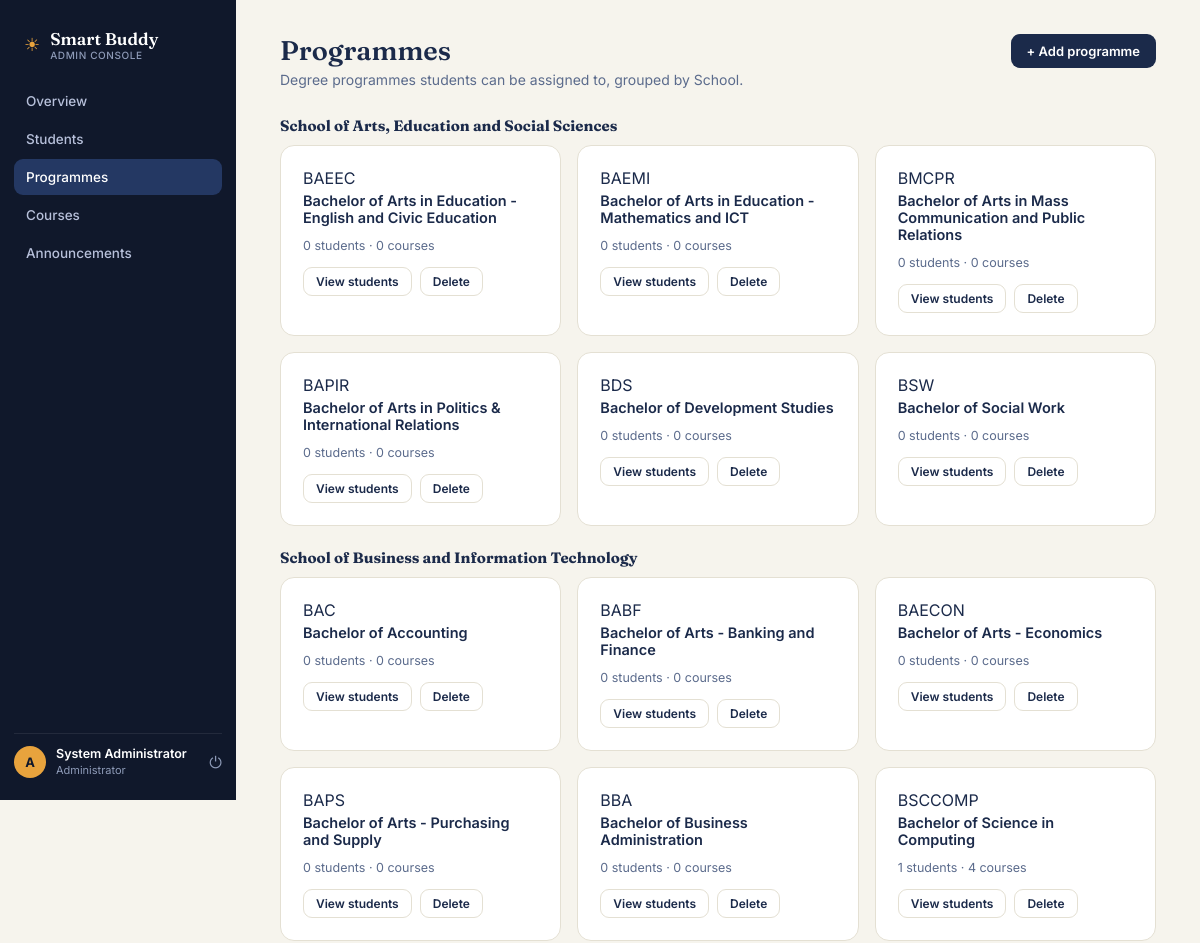
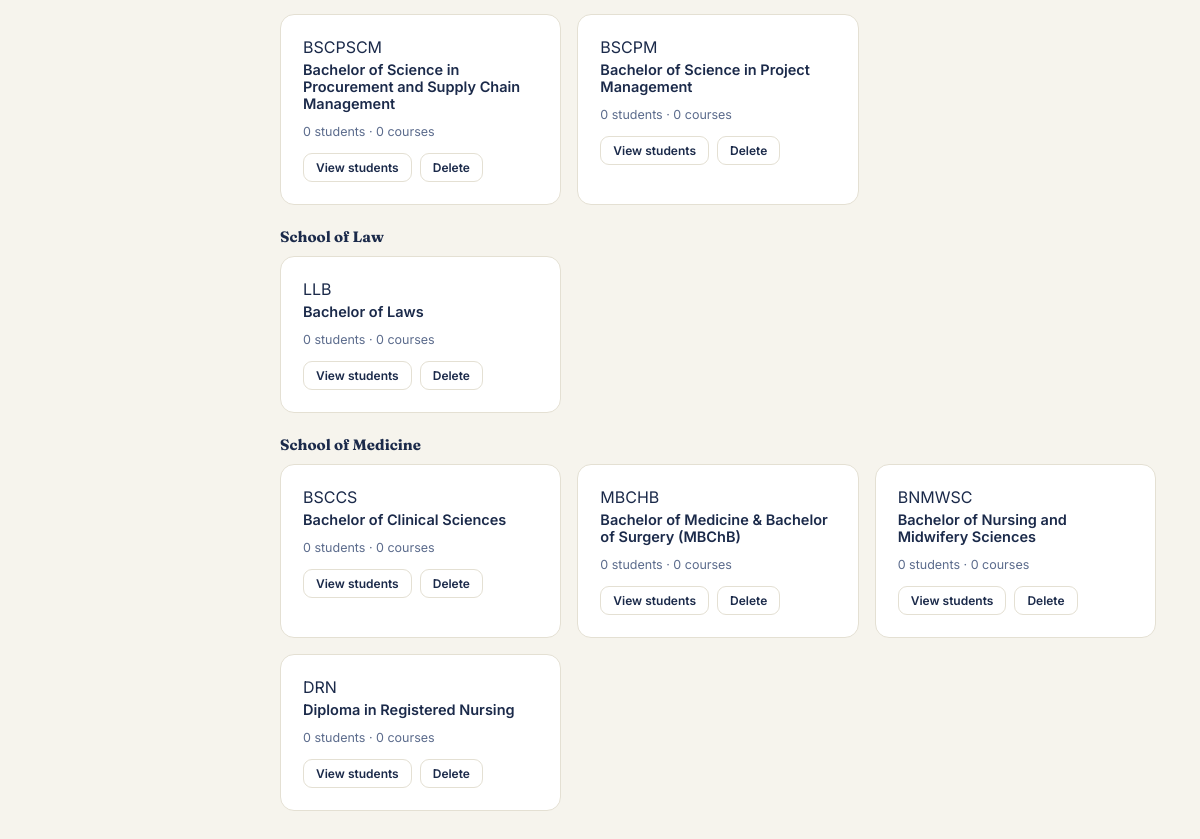
Screenshot of /admin/programmes/index.php (signed in) with the database file from the repository (2 pictures, top to bottom).
### tables this page shows
CREATE TABLE programmes (
    id INT AUTO_INCREMENT PRIMARY KEY,
    name VARCHAR(150) NOT NULL,
    code VARCHAR(20) NOT NULL UNIQUE,
    school VARCHAR(150) NOT NULL DEFAULT '',
    created_at TIMESTAMP DEFAULT CURRENT_TIMESTAMP
);

### includes/functions.php (called while the page is built, shortened)
<?php
function e($string) {
    return htmlspecialchars($string ?? '', ENT_QUOTES, 'UTF-8');
}

### admin/programmes/index.php (the view, shortened to what this page needs)
<?php
require_once __DIR__ . '/../../config/config.php';
$programmes = $pdo->query("SELECT p.*, (SELECT COUNT(*) FROM students s WHERE s.programme_id=p.id) AS student_count,
    (SELECT COUNT(*) FROM courses c WHERE c.programme_id=p.id) AS course_count
    FROM programmes p ORDER BY p.school, p.name")->fetchAll();
$grouped = [];
foreach ($programmes as $p) {
    $school = $p['school'] !== '' ? $p['school'] : 'Other programmes';
    $grouped[$school][] = $p;
}
include __DIR__ . '/../../includes/admin_header.php';
?>
<div class="topline"><div><h1>Programmes</h1><div class="desc">Degree programmes students can be assigned to, grouped by School.</div></div>
  <button class="pill-btn" onclick="document.getElementById('prog-form').classList.toggle('open')">+ Add programme</button>
</div>
<?php foreach ($grouped as $school => $progs): ?>
  <h3 style="margin:22px 0 10px;font-size:15px;"><?= e($school) ?></h3>
  <div class="grid-3">
  <?php foreach ($progs as $p): ?>
    <div class="card">
      <div class="code"><?= e($p['code']) ?></div>
      <div style="font-weight:600;font-size:14.5px;margin:4px 0 12px;"><?= e($p['name']) ?></div>
      <div style="font-size:12.5px;color:var(--ink-soft);"><?= e($p['student_count']) ?> students · <?= e($p['course_count']) ?> courses</div>
      <div class="course-actions">
        <a class="pill-btn ghost small" href="<?= BASE_URL ?>/admin/students/index.php?programme_id=<?= $p['id'] ?>">View students</a>
        <a class="pill-btn ghost small" href="<?= BASE_URL ?>/admin/programmes/delete.php?id=<?= $p['id'] ?>" onclick="return confirm('Delete this programme? Students in it must be reassigned first.');">Delete</a>
      </div>
    </div>
  <?php endforeach; ?>
  </div>
<?php endforeach; ?>
<?php include __DIR__ . '/../../includes/footer.php'; ?>

### assets/css/base.css (style rules this page uses)
:root { --navy-950: #10182B; --navy-900: #1B2A4A; --navy-800: #243863; --paper: #F6F4ED; --paper-raised: #FFFFFF; --ink: #1B2A4A; --ink-soft: #5B6B8C; --ink-faint: #8E9BB8; --amber: #E8A33D; --amber-deep: #C9821F; --amber-soft: #FBEAD0; --teal: #2F9E8F; --teal-soft: #DCF2EE; --coral: #E2574C; --coral-soft: #FBE2DF; --line: #E4E0D3; --line-soft: #EDEAE0; --radius: 14px; }
* { box-sizing: border-box; }
html, body { margin: 0; padding: 0; }
body { font-family: 'Inter', sans-serif; background: var(--paper); color: var(--ink); -webkit-font-smoothing: antialiased; }
h1, h2, h3 { font-family: 'Fraunces', serif; }
a { color: inherit; }
button { font-family: inherit; cursor: pointer; }

### assets/css/layout.css (style rules this page uses)
.topline { display: flex; justify-content: space-between; align-items: flex-start; margin-bottom: 28px; flex-wrap: wrap; gap: 14px; }
.topline h1 { font-size: 27px; margin: 0 0 4px; font-weight: 600; }
.topline .desc { color: var(--ink-soft); font-size: 14px; }

### assets/css/components.css (style rules this page uses)
.card { background: var(--paper-raised); border: 1px solid var(--line); border-radius: var(--radius); padding: 22px; }
.grid-3 { display: grid; grid-template-columns: repeat(3, 1fr); gap: 16px; }
.pill-btn { background: var(--navy-900); color: #fff; border: none; padding: 9px 16px; border-radius: 9px; font-size: 13px; font-weight: 600; display: inline-flex; align-items: center; gap: 6px; text-decoration: none; }
.pill-btn.ghost { background: none; border: 1px solid var(--line); color: var(--ink); }
.pill-btn.small { padding: 6px 12px; font-size: 12px; }
.course-actions { display: flex; gap: 8px; margin-top: 14px; }

### rows the page displays
programmes: code "BAEEC", name "Bachelor of Arts in Education - English and Civic Education", student_count "0", course_count "0"
programmes: code "BAEMI", name "Bachelor of Arts in Education - Mathematics and ICT", student_count "0", course_count "0"
programmes: code "BMCPR", name "Bachelor of Arts in Mass Communication and Public Relations", student_count "0", course_count "0"
programmes: code "BAPIR", name "Bachelor of Arts in Politics & International Relations", student_count "0", course_count "0"
programmes: code "BDS", name "Bachelor of Development Studies", student_count "0", course_count "0"
programmes: code "BSW", name "Bachelor of Social Work", student_count "0", course_count "0"
programmes: code "BAC", name "Bachelor of Accounting", student_count "0", course_count "0"
programmes: code "BABF", name "Bachelor of Arts - Banking and Finance", student_count "0", course_count "0"
programmes: code "BAECON", name "Bachelor of Arts - Economics", student_count "0", course_count "0"
programmes: code "BAPS", name "Bachelor of Arts - Purchasing and Supply", student_count "0", course_count "0"
programmes: code "BBA", name "Bachelor of Business Administration", student_count "0", course_count "0"
programmes: code "BSCCOMP", name "Bachelor of Science in Computing", student_count "1", course_count "4"
programmes: code "BSCPSCM", name "Bachelor of Science in Procurement and Supply Chain Management", student_count "0", course_count "0"
programmes: code "BSCPM", name "Bachelor of Science in Project Management", student_count "0", course_count "0"
programmes: code "LLB", name "Bachelor of Laws", student_count "0", course_count "0"
programmes: school "School of Medicine", code "DRN", name "Diploma in Registered Nursing", student_count "0", course_count "0"
programmes: code "BSCCS", name "Bachelor of Clinical Sciences", student_count "0", course_count "0"
programmes: code "MBCHB", name "Bachelor of Medicine & Bachelor of Surgery (MBChB)", student_count "0", course_count "0"
programmes: code "BNMWSC", name "Bachelor of Nursing and Midwifery Sciences", student_count "0", course_count "0"

### other values shown
$item['label'] "Overview"
$item['label'] "Students"
$item['label'] "Programmes"
$item['label'] "Courses"
$item['label'] "Announcements"
$_SESSION['admin_name'] "System Administrator"
$school "School of Arts, Education and Social Sciences"
$school "School of Business and Information Technology"
$school "School of Law"
